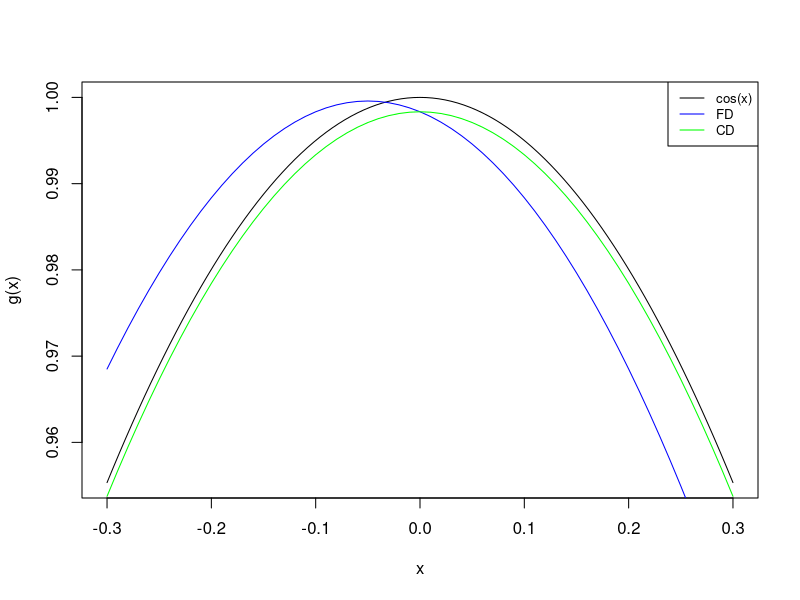
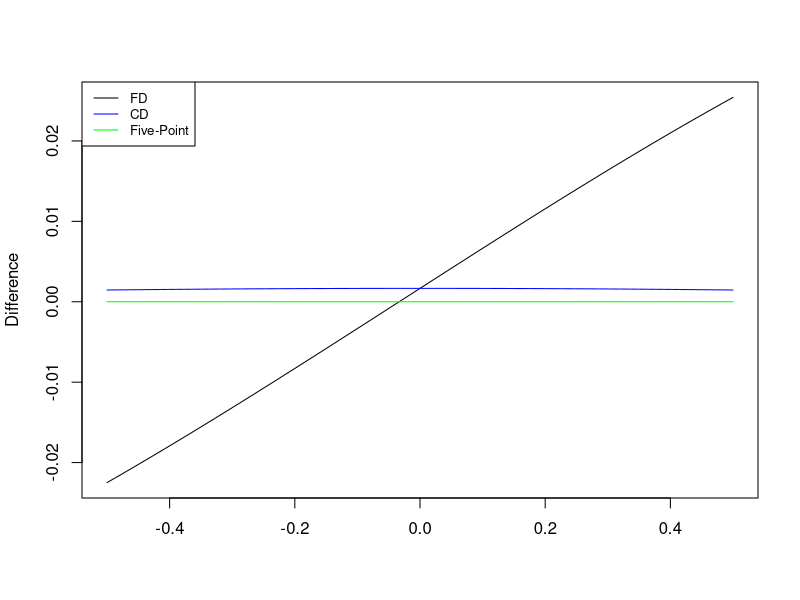
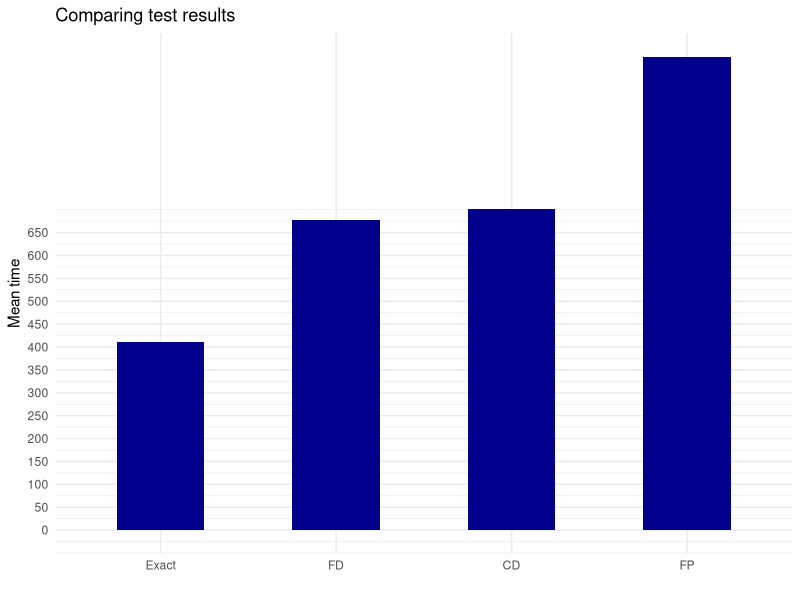

These figures' R source, in order:
## ---- chunk 1
f <- function(x) sin(x)
g <- function(x) cos(x)
fd <- function(x){
  h <- 1e-1
  (f(x + h) - f(x))/h
}
cd <- function(x){
  h <- 1e-1
  (f(x + h) - f(x - h))/(2*h)
}
int <- seq(-0.3,0.3, 0.01)
curve(g, min(int), max(int))
lines(int, fd(int), col = 'blue')
lines(int, cd(int), col = 'green')
legend('topright', legend = c('cos(x)', 'FD', 'CD'),
       col = c('black', 'blue', 'green'), 
       lty = 1, cex = 0.8)
## ---- chunk 2
h <- 0.1
f <- function(x) {sin(x)}
g_exact <- function(x) {cos(x)}
FD <- function(x) {
  FDf <- (f(x + h) - f(x))/h    
  return(FDf)
}
CD <- function(x) {
  CDf <- (f(x + h) - f(x - h))/(2*h)
  return(CDf)
}
XCD <- function(x) {
  XCDf <- (8*f(x + h) - 8*f(x - h) - f(x + 2*h) + f(x - 2*h))/(12*h)
  return(XCDf)
}

int <- seq(-.5,.5, 0.001)

diff_XCD <- function(x) g_exact(x) - XCD(x)
diff_CD <- function(x) g_exact(x) - CD(x)
diff_FD <- function(x) g_exact(x) - FD(x)
curve(diff_FD, min(int), max(int), ylab = "Difference", xlab = "")
lines(int, diff_CD(int), col = 'blue')
lines(int, diff_XCD(int), col = 'green')
legend("topleft", legend = c("FD", "CD", "Five-Point"),
       col = c("black", "blue", "green"),
       lty = 1, cex = 0.8)
## ---- chunk 3
# Exact functions
f <- function(x) 100*(x[2] - x[1]^2)^2 + (1 - x[1])^2
g <- function(x) c(2*(x[1] - 1) - 400*x[1]*(x[2] - x[1]^2), 200*(x[2] - x[1]^2))
# Implementation of Algorithm 3.5
# (Line Search Algorithm)
alpha <- function(a_0, x_k, c1, c2, r_k) {
  a_max <- 4*a_0
  f_k <- f(x_k)
  phi_k <- f_k
  a_1 <- a_0
  a0 <- 0
  a_k <- a_1
  a_k_old <- a0
  k <- 0
  k_max <- 10000   
  done <- FALSE
  while(!done) {
    k <- k + 1
    f_k <- f(x_k)
    g_k <- g(x_k)
    p_k <- -g_k
    phi_k_old <- f(x_k + a_k_old * p_k)
      phi_k <- f(x_k + a_k * p_k)
      dphi_k_0 <- t(g(x_k)) %*% p_k
      l_k <- f_k + c1 * a_k * dphi_k_0
      if ((phi_k > l_k) || ((k > 1) && (phi_k >= phi_k_old))) {
        return(zoom(a_k_old, a_k, x_k, c1, c2))
      }
    dphi_k <- t(g(x_k + a_k * p_k)) %*% p_k
      if (abs(dphi_k) <= -c2*dphi_k_0) {
        return(a_k)
      }
    if (dphi_k >= 0) {
      return(zoom(a_k, a_k_old, x_k, c1, c2))
    }
    a_k_old <- a_k
    a_k <- r_k*a_k + (1 - r_k)*a_max
    done <- (k > k_max)
  }
  return(a_k)
}

# Implementation of Algorithm ...
# (Zoom Algorithm)
zoom <- function(a_lo, a_hi, x_k, c1, c2) {
  f_k <- f(x_k)
  g_k <- g(x_k)
  p_k <- -g_k
  k <- 0
  k_max <- 10000   # Maximum number of iterations.
  done <- FALSE
  while(!done) {
    k <- k + 1
    phi_lo <- f(x_k + a_lo * p_k)
      a_k <- 0.5*(a_lo + a_hi)
      phi_k <-  f(x_k + a_k * p_k)
      dphi_k_0 <- t(g(x_k)) %*% p_k
      l_k <-  f_k + c1 * a_k * dphi_k_0
      if ((phi_k > l_k) || (phi_k >= phi_lo)) {
        a_hi <- a_k
      } else {
        dphi_k <-  t(g(x_k + a_k * p_k)) %*% p_k
          if (abs(dphi_k) <= -c2*dphi_k_0) {
            return(a_k)
          }
        if (dphi_k*(a_hi - a_lo) >= 0) {
          a_hi <- a_lo
        }
        a_lo <- a_k
      }
    done <- (k > k_max)
  }
  return(a_k)
}
# Implementation of Algorithm 3.5 (with CD instead of exact gradient)
# (Line Search Algorithm)
alpha_cd <- function(a_0, x_k, c1, c2, r_k) {
  g <- function(x, h = 1e-8){
    c((f(x + c(h,0)) - f(x - c(h,0)))/(2*h), (f(x + c(0,h)) - f(x - c(0,h)))/(2*h))
  }
  a_max <- 4*a_0
  f_k <- f(x_k)
  phi_k <- f_k
  a_1 <- a_0
  a0 <- 0
  a_k <- a_1
  a_k_old <- a0
  k <- 0
  k_max <- 10000   
  done <- FALSE
  while(!done) {
    k <- k + 1
    f_k <- f(x_k)
    g_k <- g(x_k)
    p_k <- -g_k
    phi_k_old <- f(x_k + a_k_old * p_k)
      phi_k <- f(x_k + a_k * p_k)
      dphi_k_0 <- t(g(x_k)) %*% p_k
      l_k <- f_k + c1 * a_k * dphi_k_0
      if ((phi_k > l_k) || ((k > 1) && (phi_k >= phi_k_old))) {
        return(zoom_cd(a_k_old, a_k, x_k, c1, c2))
      }
    dphi_k <- t(g(x_k + a_k * p_k)) %*% p_k
      if (abs(dphi_k) <= -c2*dphi_k_0) {
        return(a_k)
      }
    if (dphi_k >= 0) {
      return(zoom_cd(a_k, a_k_old, x_k, c1, c2))
    }
    a_k_old <- a_k
    a_k <- r_k*a_k + (1 - r_k)*a_max
    done <- (k > k_max)
  }
  return(a_k)
}

# Implementation of Algorithm ... (with CD instead of exact gradient)
# (Zoom Algorithm)
zoom_cd <- function(a_lo, a_hi, x_k, c1, c2) {
  g <- function(x, h = 1e-8){
    c((f(x + c(h,0)) - f(x - c(h,0)))/(2*h), (f(x + c(0,h)) - f(x - c(0,h)))/(2*h))
  }
  f_k <- f(x_k)
  g_k <- g(x_k)
  p_k <- -g_k
  k <- 0
  k_max <- 10000   # Maximum number of iterations.
  done <- FALSE
  while(!done) {
    k <- k + 1
    phi_lo <- f(x_k + a_lo * p_k)
      a_k <- 0.5*(a_lo + a_hi)
      phi_k <-  f(x_k + a_k * p_k)
      dphi_k_0 <- t(g(x_k)) %*% p_k
      l_k <-  f_k + c1 * a_k * dphi_k_0
      if ((phi_k > l_k) || (phi_k >= phi_lo)) {
        a_hi <- a_k
      } else {
        dphi_k <-  t(g(x_k + a_k * p_k)) %*% p_k
          if (abs(dphi_k) <= -c2*dphi_k_0) {
            return(a_k)
          }
        if (dphi_k*(a_hi - a_lo) >= 0) {
          a_hi <- a_lo
        }
        a_lo <- a_k
      }
    done <- (k > k_max)
  }
  return(a_k)
}

alpha_fd <- function(a_0, x_k, c1, c2, r_k) {
  g <- function(x, h = 1e-8){
    c((f(x + c(h,0)) - f(x))/(h), (f(x + c(0,h)) - f(x))/(h))
  }
  a_max <- 4*a_0
  f_k <- f(x_k)
  phi_k <- f_k
  a_1 <- a_0
  a0 <- 0
  a_k <- a_1
  a_k_old <- a0
  k <- 0
  k_max <- 10000   
  done <- FALSE
  while(!done) {
    k <- k + 1
    f_k <- f(x_k)
    g_k <- g(x_k)
    p_k <- -g_k
    phi_k_old <- f(x_k + a_k_old * p_k)
      phi_k <- f(x_k + a_k * p_k)
      dphi_k_0 <- t(g(x_k)) %*% p_k
      l_k <- f_k + c1 * a_k * dphi_k_0
      if ((phi_k > l_k) || ((k > 1) && (phi_k >= phi_k_old))) {
        return(zoom_fd(a_k_old, a_k, x_k, c1, c2))
      }
    dphi_k <- t(g(x_k + a_k * p_k)) %*% p_k
      if (abs(dphi_k) <= -c2*dphi_k_0) {
        return(a_k)
      }
    if (dphi_k >= 0) {
      return(zoom_fd(a_k, a_k_old, x_k, c1, c2))
    }
    a_k_old <- a_k
    a_k <- r_k*a_k + (1 - r_k)*a_max
    done <- (k > k_max)
  }
  return(a_k)
}

# Implementation of Algorithm ... (with CD instead of exact gradient)
# (Zoom Algorithm)
zoom_fd <- function(a_lo, a_hi, x_k, c1, c2) {
  g <- function(x, h = 1e-8){
    c((f(x + c(h,0)) - f(x))/(h), (f(x + c(0,h)) - f(x))/(h))
  }
  f_k <- f(x_k)
  g_k <- g(x_k)
  p_k <- -g_k
  k <- 0
  k_max <- 10000   # Maximum number of iterations.
  done <- FALSE
  while(!done) {
    k <- k + 1
    phi_lo <- f(x_k + a_lo * p_k)
      a_k <- 0.5*(a_lo + a_hi)
      phi_k <-  f(x_k + a_k * p_k)
      dphi_k_0 <- t(g(x_k)) %*% p_k
      l_k <-  f_k + c1 * a_k * dphi_k_0
      if ((phi_k > l_k) || (phi_k >= phi_lo)) {
        a_hi <- a_k
      } else {
        dphi_k <-  t(g(x_k + a_k * p_k)) %*% p_k
          if (abs(dphi_k) <= -c2*dphi_k_0) {
            return(a_k)
          }
        if (dphi_k*(a_hi - a_lo) >= 0) {
          a_hi <- a_lo
        }
        a_lo <- a_k
      }
    done <- (k > k_max)
  }
  return(a_k)
}

alpha_fp <- function(a_0, x_k, c1, c2, r_k) {
  g <- function(x, h = 1e-8){
    c((8*f(x + c(h,0)) - 8*f(x - c(h,0)) - f(x + c(2*h,0)) + f(x - c(2*h,0)))/(12*h),
      (8*f(x + c(0,h)) - 8*f(x - c(0,h)) - f(x + c(0,2*h)) + f(x - c(0,2*h)))/(12*h))
  }
  a_max <- 4*a_0
  f_k <- f(x_k)
  phi_k <- f_k
  a_1 <- a_0
  a0 <- 0
  a_k <- a_1
  a_k_old <- a0
  k <- 0
  k_max <- 10000   
  done <- FALSE
  while(!done) {
    k <- k + 1
    f_k <- f(x_k)
    g_k <- g(x_k)
    p_k <- -g_k
    phi_k_old <- f(x_k + a_k_old * p_k)
      phi_k <- f(x_k + a_k * p_k)
      dphi_k_0 <- t(g(x_k)) %*% p_k
      l_k <- f_k + c1 * a_k * dphi_k_0
      if ((phi_k > l_k) || ((k > 1) && (phi_k >= phi_k_old))) {
        return(zoom_fp(a_k_old, a_k, x_k, c1, c2))
      }
    dphi_k <- t(g(x_k + a_k * p_k)) %*% p_k
      if (abs(dphi_k) <= -c2*dphi_k_0) {
        return(a_k)
      }
    if (dphi_k >= 0) {
      return(zoom_fp(a_k, a_k_old, x_k, c1, c2))
    }
    a_k_old <- a_k
    a_k <- r_k*a_k + (1 - r_k)*a_max
    done <- (k > k_max)
  }
  return(a_k)
}

# Implementation of Algorithm ... (with CD instead of exact gradient)
# (Zoom Algorithm)
zoom_fp <- function(a_lo, a_hi, x_k, c1, c2) {
  g <- function(x, h = 1e-8){
    c((8*f(x + c(h,0)) - 8*f(x - c(h,0)) - f(x + c(2*h,0)) + f(x - c(2*h,0)))/(12*h),
      (8*f(x + c(0,h)) - 8*f(x - c(0,h)) - f(x + c(0,2*h)) + f(x - c(0,2*h)))/(12*h))
  }
  f_k <- f(x_k)
  g_k <- g(x_k)
  p_k <- -g_k
  k <- 0
  k_max <- 10000   # Maximum number of iterations.
  done <- FALSE
  while(!done) {
    k <- k + 1
    phi_lo <- f(x_k + a_lo * p_k)
      a_k <- 0.5*(a_lo + a_hi)
      phi_k <-  f(x_k + a_k * p_k)
      dphi_k_0 <- t(g(x_k)) %*% p_k
      l_k <-  f_k + c1 * a_k * dphi_k_0
      if ((phi_k > l_k) || (phi_k >= phi_lo)) {
        a_hi <- a_k
      } else {
        dphi_k <-  t(g(x_k + a_k * p_k)) %*% p_k
          if (abs(dphi_k) <= -c2*dphi_k_0) {
            return(a_k)
          }
        if (dphi_k*(a_hi - a_lo) >= 0) {
          a_hi <- a_lo
        }
        a_lo <- a_k
      }
    done <- (k > k_max)
  }
  return(a_k)
}
# Define norm to determine convergence
norm2 <- function(x) norm(as.matrix(x), type = "2")

# The base algorithm that uses the exact gradient
gd.strong.wolfe <- function(f, g, x_0, a_0 = 1, r_k = 0.5, c1 = 1e-4, c2 = 4e-1, tol_grad_f = 5e-4, k_max = 10000) {
  keep_going <- TRUE
  x_k <- x_0
  k <- 0
  while (keep_going) {
    k <- k + 1
    a_k <- alpha(a_0, x_k, c1, c2, r_k)
    g_k <- g(x_k)
    p_k <- -g_k
    x_k <- x_k + a_k*p_k
    keep_going <- (norm2(g_k) >= tol_grad_f) & (k < k_max)
  }
  #cat('x_k =', x_k, '\t', 'f(x_k) =', f(x_k), '\t', 'k =', k, '\n')
}
gd.strong.wolfe.FD <- function(f, g, x_0, a_0 = 1, r_k = 0.5, c1 = 1e-4, c2 = 4e-1, tol_grad_f = 5e-4, k_max = 10000) {
  keep_going <- TRUE
  x_k <- x_0
  k <- 0
  while (keep_going) {
    k <- k + 1
    a_k <- alpha_fd(a_0, x_k, c1, c2, r_k)
    g_k <- g(x_k)
    p_k <- -g_k
    x_k <- x_k + a_k*p_k
    keep_going <- (norm2(g_k) >= tol_grad_f) & (k < k_max)
  }
  #cat('x_k =', x_k, '\t', 'f(x_k) =', f(x_k), '\t', 'k =', k, '\n')
}
gd.strong.wolfe.CD <- function(f, g, x_0, a_0 = 1, r_k = 0.5, c1 = 1e-4, c2 = 4e-1, tol_grad_f = 5e-4, k_max = 10000) {
  keep_going <- TRUE
  x_k <- x_0
  k <- 0
  while (keep_going) {
    k <- k + 1
    a_k <- alpha_cd(a_0, x_k, c1, c2, r_k)
    g_k <- g(x_k)
    p_k <- -g_k
    x_k <- x_k + a_k*p_k
    keep_going <- (norm2(g_k) >= tol_grad_f) & (k < k_max)
  }
  #cat('x_k =', x_k, '\t', 'f(x_k) =', f(x_k), '\t', 'k =', k, '\n')
}
gd.strong.wolfe.FP <- function(f, g, x_0, a_0 = 1, r_k = 0.5, c1 = 1e-4, c2 = 4e-1, tol_grad_f = 5e-4, k_max = 10000) {
  keep_going <- TRUE
  x_k <- x_0
  k <- 0
  while (keep_going) {
    k <- k + 1
    a_k <- alpha_fp(a_0, x_k, c1, c2, r_k)
    g_k <- g(x_k)
    p_k <- -g_k
    x_k <- x_k + a_k*p_k
    keep_going <- (norm2(g_k) >= tol_grad_f) & (k < k_max)
  }
  #cat('x_k =', x_k, '\t', 'f(x_k) =', f(x_k), '\t', 'k =', k, '\n')
}
## ---- chunk 4
library(microbenchmark)
bench <- microbenchmark(Exact = gd.strong.wolfe(f,g,c(0,1)),
               FD = gd.strong.wolfe.FD(f,g,c(0,1)),
               CD = gd.strong.wolfe.CD(f,g,c(0,1)),
               FP = gd.strong.wolfe.FP(f,g,c(0,1)),
               times = 10)
library(dplyr)
bench <- bench %>%
  group_by(expr) %>%
  summarise(mean_time = mean(time)/1e+6)
## ---- chunk 5
library(ggplot2)
ggplot(bench) + 
  geom_col(aes(x = expr, y = mean_time), width = 0.5, fill = 'darkblue') +
  scale_y_continuous(breaks = seq(0,650,50)) +
  xlab('') + ylab('Mean time') + ggtitle('Comparing test results') +
  theme_minimal()
